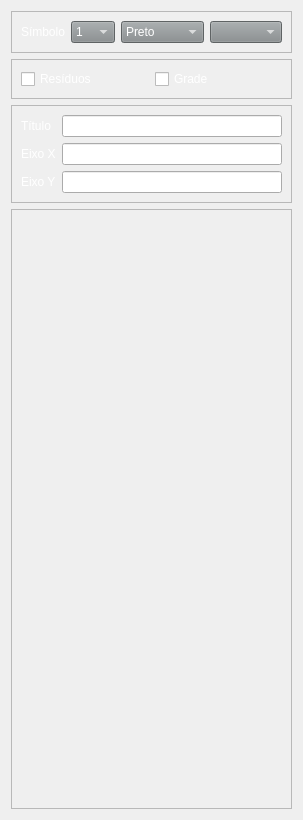
             <widget class="QWidget" name="tab_PropriedadeDoGrafico">
              <attribute name="title">
               <string>Propriedades do Gráfico</string>
              </attribute>
              <layout class="QVBoxLayout" name="verticalLayout_8">
               <item>
                <widget class="QFrame" name="frame_2">
                 <property name="frameShape">
                  <enum>QFrame::StyledPanel</enum>
                 </property>
                 <property name="frameShadow">
                  <enum>QFrame::Raised</enum>
                 </property>
                 <layout class="QHBoxLayout" name="horizontalLayout_4">
                  <item>
                   <widget class="QLabel" name="label_3">
                    <property name="styleSheet">
                     <string notr="true">color: rgb(255, 255, 255);</string>
                    </property>
                    <property name="text">
                     <string>Símbolo</string>
                    </property>
                   </widget>
                  </item>
                  <item>
                   <widget class="QComboBox" name="CMB_Tamanho">
                    <property name="styleSheet">
                     <string notr="true">color: rgb(255, 255, 255);
background-color: rgb(133, 138, 140);</string>
                    </property>
                    <item>
                     <property name="text">
                      <string>1</string>
                     </property>
                    </item>
                    <item>
                     <property name="text">
                      <string>2</string>
                     </property>
                    </item>
                    <item>
                     <property name="text">
                      <string>3</string>
                     </property>
                    </item>
                    <item>
                     <property name="text">
                      <string>4</string>
                     </property>
                    </item>
                    <item>
                     <property name="text">
                      <string>5</string>
                     </property>
                    </item>
                    <item>
                     <property name="text">
                      <string>6</string>
                     </property>
                    </item>
                    <item>
                     <property name="text">
                      <string>7</string>
                     </property>
                    </item>
                    <item>
                     <property name="text">
                      <string>8</string>
                     </property>
                    </item>
                    <item>
                     <property name="text">
                      <string>9</string>
                     </property>
                    </item>
                    <item>
                     <property name="text">
                      <string>10</string>
                     </property>
                    </item>
                   </widget>
                  </item>
                  <item>
                   <widget class="QComboBox" name="CMB_Cor">
                    <property name="styleSheet">
                     <string notr="true">color: rgb(255, 255, 255);
background-color: rgb(133, 138, 140);</string>
                    </property>
                    <item>
                     <property name="text">
                      <string>Preto</string>
                     </property>
                    </item>
                    <item>
                     <property name="text">
                      <string>Rosa</string>
                     </property>
                    </item>
                    <item>
                     <property name="text">
                      <string>Verde</string>
                     </property>
                    </item>
                    <item>
                     <property name="text">
                      <string>Cinza</string>
                     </property>
                    </item>
                    <item>
                     <property name="text">
                      <string>Amarelo</string>
                     </property>
                    </item>
                    <item>
                     <property name="text">
                      <string>Vermelho</string>
                     </property>
                    </item>
                    <item>
                     <property name="text">
                      <string>Azul</string>
                     </property>
                    </item>
                   </widget>
                  </item>
                  <item>
                   <widget class="QComboBox" name="CMB_Simbolo">
                    <property name="styleSheet">
                     <string notr="true">color: rgb(255, 255, 255);
background-color: rgb(133, 138, 140);</string>
                    </property>
                   </widget>
                  </item>
                 </layout>
                </widget>
               </item>
               <item>
                <widget class="QFrame" name="frame_7">
                 <property name="frameShape">
                  <enum>QFrame::StyledPanel</enum>
                 </property>
                 <property name="frameShadow">
                  <enum>QFrame::Raised</enum>
                 </property>
                 <layout class="QHBoxLayout" name="horizontalLayout_5">
                  <item>
                   <widget class="QCheckBox" name="CKB_Residuos">
                    <property name="styleSheet">
                     <string notr="true">color: rgb(255, 255, 255);</string>
                    </property>
                    <property name="text">
                     <string>Resíduos</string>
                    </property>
                   </widget>
                  </item>
                  <item>
                   <widget class="QCheckBox" name="CKB_Grade">
                    <property name="styleSheet">
                     <string notr="true">color: rgb(255, 255, 255);</string>
                    </property>
                    <property name="text">
                     <string>Grade</string>
                    </property>
                   </widget>
                  </item>
                 </layout>
                </widget>
               </item>
               <item>
                <widget class="QFrame" name="frame_9">
                 <property name="frameShape">
                  <enum>QFrame::StyledPanel</enum>
                 </property>
                 <property name="frameShadow">
                  <enum>QFrame::Raised</enum>
                 </property>
                 <layout class="QFormLayout" name="formLayout_3">
                  <item row="0" column="0">
                   <widget class="QLabel" name="label_4">
                    <property name="styleSheet">
                     <string notr="true">color: rgb(255, 255, 255);</string>
                    </property>
                    <property name="text">
                     <string>Título</string>
                    </property>
                   </widget>
                  </item>
                  <item row="0" column="1">
                   <widget class="QLineEdit" name="QLE_Titulo">
                    <property name="styleSheet">
                     <string notr="true">color: rgb(255, 255, 255);</string>
                    </property>
                    <property name="inputMask">
                     <string/>
                    </property>
                    <property name="echoMode">
                     <enum>QLineEdit::Normal</enum>
                    </property>
                   </widget>
                  </item>
                  <item row="1" column="0">
                   <widget class="QLabel" name="label_5">
                    <property name="styleSheet">
                     <string notr="true">color: rgb(255, 255, 255);</string>
                    </property>
                    <property name="text">
                     <string>Eixo X</string>
                    </property>
                   </widget>
                  </item>
                  <item row="1" column="1">
                   <widget class="QLineEdit" name="QLE_Eixox">
                    <property name="styleSheet">
                     <string notr="true">color: rgb(255, 255, 255);</string>
                    </property>
                    <property name="inputMask">
                     <string/>
                    </property>
                   </widget>
                  </item>
                  <item row="2" column="0">
                   <widget class="QLabel" name="label_6">
                    <property name="styleSheet">
                     <string notr="true">color: rgb(255, 255, 255);</string>
                    </property>
                    <property name="text">
                     <string>Eixo Y</string>
                    </property>
                   </widget>
                  </item>
                  <item row="2" column="1">
                   <widget class="QLineEdit" name="QLE_Eixoy">
                    <property name="styleSheet">
                     <string notr="true">color: rgb(255, 255, 255);</string>
                    </property>
                   </widget>
                  </item>
                 </layout>
                </widget>
               </item>
               <item>
                <widget class="QFrame" name="frame_10">
                 <property name="sizePolicy">
                  <sizepolicy hsizetype="Preferred" vsizetype="Maximum">
                   <horstretch>0</horstretch>
                   <verstretch>0</verstretch>
                  </sizepolicy>
                 </property>
                 <property name="minimumSize">
                  <size>
                   <width>0</width>
                   <height>600</height>
                  </size>
                 </property>
                 <property name="maximumSize">
                  <size>
                   <width>16777215</width>
                   <height>16777215</height>
                  </size>
                 </property>
                 <property name="frameShape">
                  <enum>QFrame::StyledPanel</enum>
                 </property>
                 <property name="frameShadow">
                  <enum>QFrame::Raised</enum>
                 </property>
                </widget>
               </item>
              </layout>
             </widget>
